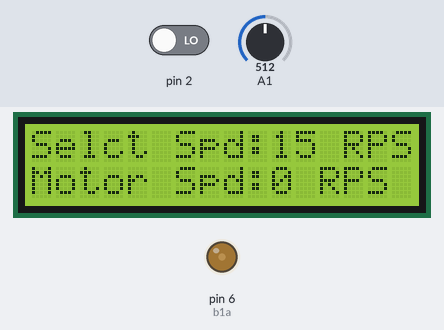
Simulated run of this sketch. Board: Arduino Uno, built with avr-gcc and run on an emulated ATmega328P. On the bench: 16×2 character LCD, output pins drawn as LEDs (lit = HIGH). The inputs (shaded band) are chosen by the test bench; at power-on: A1 = 512, pin 2 LOW. What the sketch prints to the serial monitor is not drawn.

Above: at 1.2 s.
1.3 s: A1 set to 709
At 4.0 s:
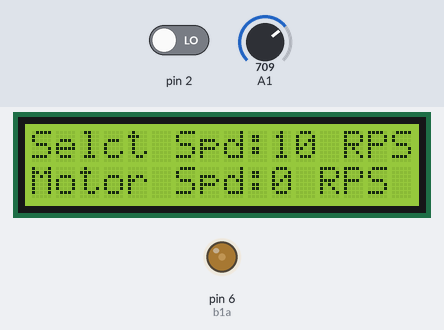
4.3 s: A1 set to 724
At 5.9 s:
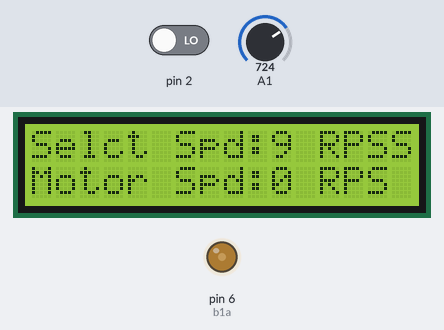
7.3 s: A1 set to 900
At 17.3 s:
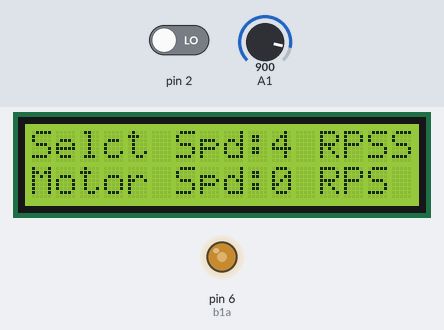
Timing chart, 0 to 19.1 s (numbered marks = the images above; inputs shaded):
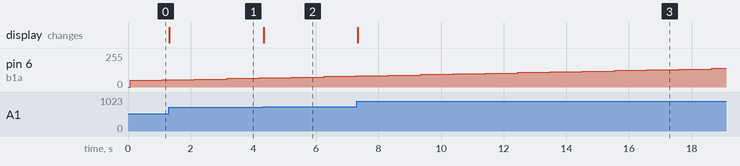

The sketch:

speed_control_hasan.ino
```cpp
#include <TimerOne.h>
#include <Wire.h>
#include <LiquidCrystal_I2C.h>
LiquidCrystal_I2C lcd(0x3F, 16, 2);

unsigned int counter = 0;

int b1a = 6;  // motor pin
int motorspeed = 50 ; // start speed
int rotation ;
int rps = 5 ;
int g;
void docount()  // counts from the speed sensor
{
  counter++;  // increase +1 the counter value
}

void timerIsr()
{
  Timer1.detachInterrupt();  //stop the timer
  Serial.print("Motor Speed: ");
  rotation = (counter / 20);  // divide by number of holes in Disc
  Serial.print(rotation, DEC);
  Serial.print(" Rotation per seconds");
  Serial.print("---- Required round per seconds = ");
  Serial.print(rps);
  Serial.print("---- voltage feed = ");
  Serial.print(g);
  Serial.println("%");


  if ( (rotation - rps) > 0 ) motorspeed = motorspeed - 5 ;
  if ( (rps - rotation) > 0 ) motorspeed = motorspeed + 5 ;
  if (motorspeed < 50) motorspeed = 50;
  if (motorspeed > 255) motorspeed = 255;
  g = map(motorspeed , 50 , 255 , 0 , 100 );
  counter = 0; //  reset counter to zero
  Timer1.attachInterrupt( timerIsr );  //enable the timer
}

void setup()
{
  Serial.begin(9600);
  lcd.begin();
  lcd.backlight();
  pinMode(b1a, OUTPUT);
  Timer1.initialize(1000000); // set timer for 1sec
  attachInterrupt(0, docount, RISING);  // increase counter when speed sensor pin goes High
  Timer1.attachInterrupt( timerIsr ); // enable the timer
}

void loop()
{
  int potvalue = analogRead(1);  // Potentiometer connected to Pin A1
  rps = map(potvalue, 0, 1024, 30, 0); // required speed limit


  analogWrite(b1a, motorspeed);  // set speed of motor (0-255)
lcd.setCursor(0, 0);
lcd.print("Selct Spd:");
lcd.print(rps);
lcd.print(" RPS");
  lcd.setCursor(0, 1);
  lcd.print("Motor Spd:");
  lcd.print(rotation);
  lcd.print(" RPS");


}
```

Measured:
- the behaviour switches between 716 and 717 on A1 (found by bisection; images 1 and 2)
- after the input at 1.3 s, the display: changes at once (image 1)
- after the input at 4.3 s, the display: changes at once (image 2)
- after the input at 7.3 s, the display: changes at once (image 3)
